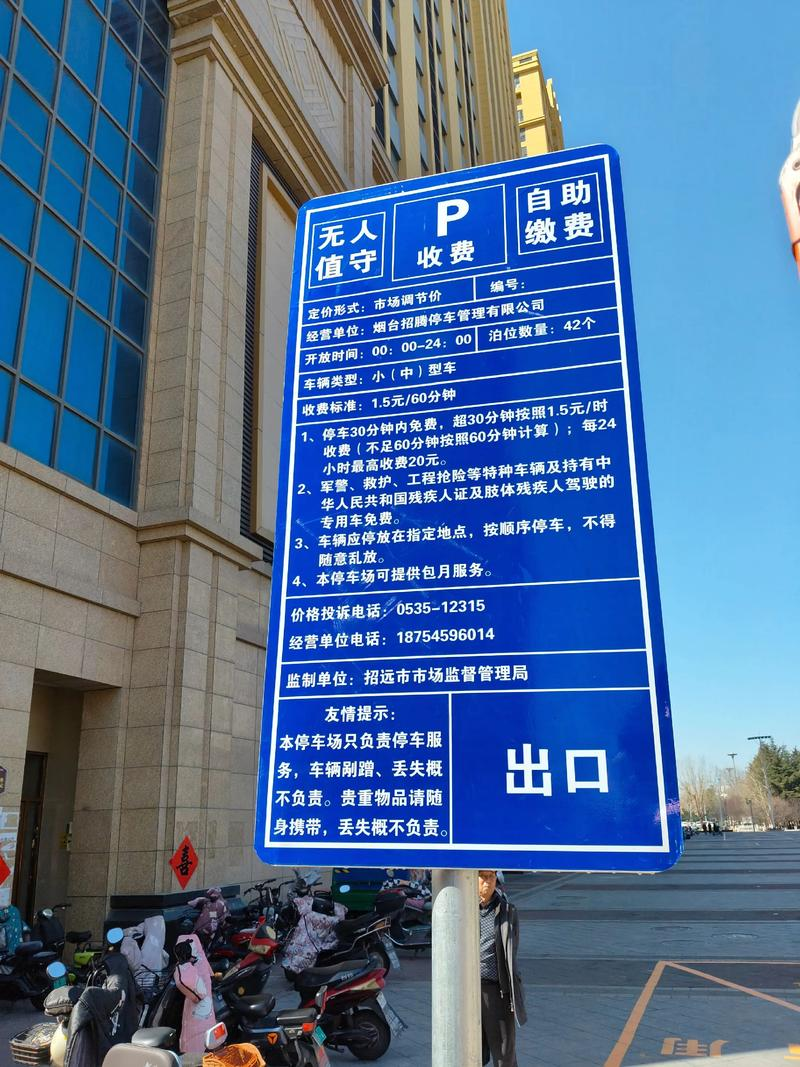
#> input picture test_data/ocr_samples/停车场.jpeg, 800 x 1067 px
$ python -i enhancer.py   (imports and definitions only)
#> lines starting #> are read from the running program, lines starting #| are printed output that depends on the picture
#> further down, picture is the input picture: shape (1067, 800, 3); mean B, G, R 149.8, 111.5, 80.8
"""
Tile Enhancer (v1.3.0)

局部关键区增强器

对摄像头画面进行网格划分，对每个 tile 进行智能增强
- 低光 → Gamma 校正
- 低对比 → CLAHE
- 噪声 → Bilateral Filter

保持算法轻量级，支持未来扩展到任意 N×M 网格
"""

import cv2
import numpy as np
import logging

from .config import (
    TILE_ROWS,
    TILE_COLS,
    BRIGHTNESS_THRESHOLD,
    CONTRAST_THRESHOLD,
    NOISE_THRESHOLD,
    ENABLE_CLAHE,
    ENABLE_GAMMA,
    ENABLE_BILATERAL,
    GAMMA_VALUE,
    CLAHE_CLIP_LIMIT,
    CLAHE_TILE_GRID_SIZE,
    BILATERAL_D,
    BILATERAL_SIGMA_COLOR,
    BILATERAL_SIGMA_SPACE,
)

logger = logging.getLogger(__name__)


class TileEnhancer:
    """
    局部关键区增强器

    将画面切分为网格，对每个 tile 进行智能增强
    """

    def __init__(self, rows: int = None, cols: int = None):
        """
        初始化增强器

        Args:
            rows: 网格行数（如果为 None 则使用配置）
            cols: 网格列数（如果为 None 则使用配置）
        """
        self.tile_rows = rows if rows is not None else TILE_ROWS
        self.tile_cols = cols if cols is not None else TILE_COLS

        # 初始化 CLAHE（如果启用）
        if ENABLE_CLAHE:
            self.clahe = cv2.createCLAHE(
                clipLimit=CLAHE_CLIP_LIMIT,
                tileGridSize=CLAHE_TILE_GRID_SIZE
            )
        else:
            self.clahe = None

        logger.info(f"Tile Enhancer 初始化完成 ({self.tile_rows}×{self.tile_cols})")

    def split_tiles(self, frame: np.ndarray):
        """
        将画面切分为网格 tiles

        Args:
            frame: 输入图像（BGR 格式）

        Returns:
            tuple: (tiles 列表, coords 坐标列表)
                - tiles: List[np.ndarray]，每个 tile 的图像
                - coords: List[Tuple[int, int, int, int]]，每个 tile 的坐标 (y1, y2, x1, x2)
        """
        h, w = frame.shape[:2]
#> h = 1067; w = 800
        tile_h = h // self.tile_rows
#> tile_h = 355
        tile_w = w // self.tile_cols
#> tile_w = 160

        tiles = []
        coords = []

        for i in range(self.tile_rows):
            for j in range(self.tile_cols):
                y1 = i * tile_h
                y2 = (i + 1) * tile_h if i < self.tile_rows - 1 else h
                x1 = j * tile_w
                x2 = (j + 1) * tile_w if j < self.tile_cols - 1 else w

                tile = frame[y1:y2, x1:x2]
                tiles.append(tile)
                coords.append((y1, y2, x1, x2))
#> after the loop, coords = 15 items, first 6: (0, 355, 0, 160), (0, 355, 160, 320), (0, 355, 320, 480), (0, 355, 480, 640), (0, 355, 640, 800), (355, 710, 0, 160); tiles = 15 items

        return tiles, coords

    def compute_stats(self, gray: np.ndarray):
        """
        计算 tile 的统计信息

        Args:
            gray: 灰度图像

        Returns:
            tuple: (brightness, contrast, noise)
                - brightness: 平均亮度
                - contrast: 对比度（标准差）
                - noise: 噪声水平
        """
        # 亮度：平均灰度值
        brightness = float(np.mean(gray))

        # 对比度：灰度标准差
        contrast = float(np.std(gray))

        # 噪声：与原图的差异（通过模糊后与原图对比）
        blurred = cv2.blur(gray, (3, 3))
        noise = float(np.mean(np.abs(gray.astype(np.float32) - blurred.astype(np.float32))))

        return brightness, contrast, noise

    def enhance_tile(self, tile: np.ndarray):
        """
        增强单个 tile

        Args:
            tile: 输入 tile 图像（BGR 格式）

        Returns:
            np.ndarray: 增强后的 tile 图像
        """
        # 转换为灰度用于统计
        gray = cv2.cvtColor(tile, cv2.COLOR_BGR2GRAY)
        brightness, contrast, noise = self.compute_stats(gray)

        # 复制原图
        enhanced = tile.copy()

        # 1. Gamma 校正（低光增强）
        if ENABLE_GAMMA and brightness < BRIGHTNESS_THRESHOLD:
            # Gamma 校正公式
            inv_gamma = 1.0 / GAMMA_VALUE
            table = np.array([((i / 255.0) ** inv_gamma) * 255 for i in np.arange(0, 256)]).astype("uint8")
            enhanced = cv2.LUT(enhanced, table)

        # 2. CLAHE（低对比度增强）
        if ENABLE_CLAHE and contrast < CONTRAST_THRESHOLD and self.clahe is not None:
            # 转换为 LAB 颜色空间
            lab = cv2.cvtColor(enhanced, cv2.COLOR_BGR2LAB)
            # 对 L 通道应用 CLAHE
            lab[:, :, 0] = self.clahe.apply(lab[:, :, 0])
            # 转换回 BGR
            enhanced = cv2.cvtColor(lab, cv2.COLOR_LAB2BGR)

        # 3. Bilateral Filter（去噪）
        if ENABLE_BILATERAL and noise > NOISE_THRESHOLD:
            enhanced = cv2.bilateralFilter(
                enhanced,
                d=BILATERAL_D,
                sigmaColor=BILATERAL_SIGMA_COLOR,
                sigmaSpace=BILATERAL_SIGMA_SPACE
            )

        return enhanced

    def process(self, frame: np.ndarray) -> np.ndarray:
        """
        处理整帧图像

        Args:
            frame: 输入图像（BGR 格式）

        Returns:
            np.ndarray: 增强后的图像
        """
        if frame is None or frame.size == 0:
            logger.warning("输入图像为空")
            return frame

        # 切分 tiles
        tiles, coords = self.split_tiles(frame)
#> tiles = 15 items

        # 创建输出图像（复制原图）
        output = frame.copy()

        # 对每个 tile 进行增强
        for tile, (y1, y2, x1, x2) in zip(tiles, coords):
            try:
                enhanced_tile = self.enhance_tile(tile)
                # 将增强后的 tile 放回原位置
                output[y1:y2, x1:x2] = enhanced_tile
            except Exception as e:
                logger.warning(f"增强 tile ({y1},{y2},{x1},{x2}) 失败: {e}，使用原图")
#> this loop made 15 passes
#> (y1, y2, x1, x2) on passes 1 to 12: (0, 355, 0, 160), (0, 355, 160, 320), (0, 355, 320, 480), (0, 355, 480, 640), (0, 355, 640, 800), (355, 710, 0, 160), (355, 710, 160, 320), (355, 710, 320, 480), (355, 710, 480, 640), (355, 710, 640, 800), (710, 1067, 0, 160), (710, 1067, 160, 320)
#> pass 1, in enhance_tile, `gray = cv2.cvtColor(tile, cv2.COLOR_BGR2GRAY)`:
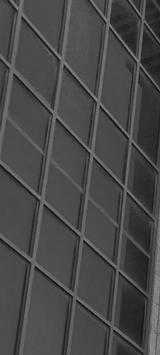
#> gray: shape (355, 160); min 4, max 147, mean 72.6
#> pass 1, in enhance_tile, `enhanced = tile.copy()`:
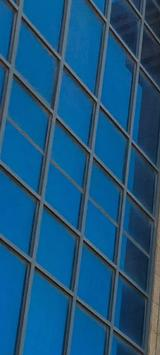
#> enhanced: shape (355, 160, 3); mean of channels 0, 1, 2 126.3, 85.5, 26.8; drawn as B, G, R
#> after the loop:
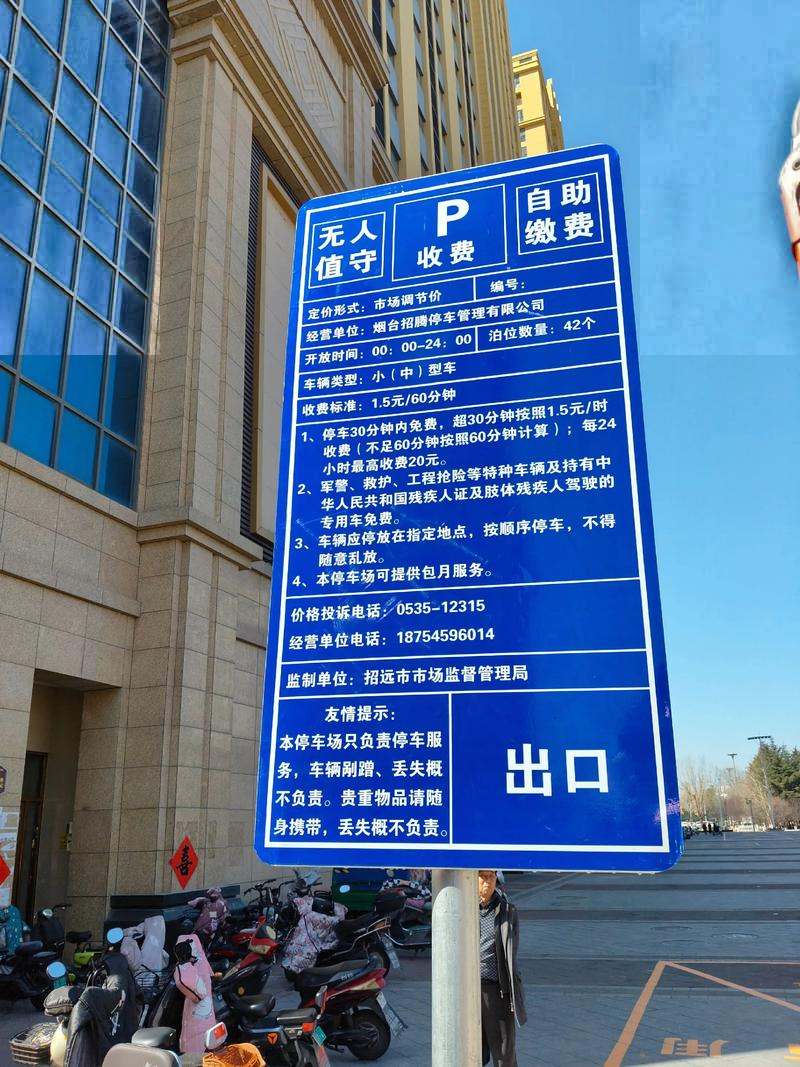
#> output: shape (1067, 800, 3); mean B, G, R 152.2, 113.8, 84
                # 如果增强失败，保持原图

        return output

    # [61 lines left out: function process_with_stats, not called in this run]

>>> import cv2
>>> picture = cv2.imread('../../../test_data/ocr_samples/停车场.jpeg')
>>> result = TileEnhancer().process(picture)

$ run again, on test_data/ocr_samples/医院指示牌.jpg
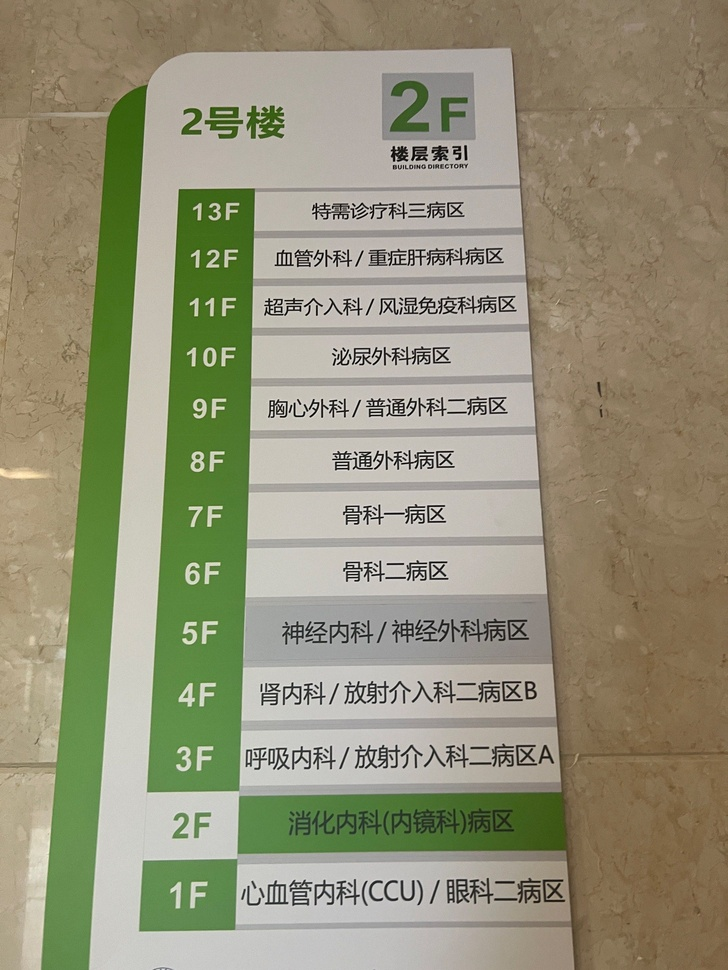
#> input picture test_data/ocr_samples/医院指示牌.jpg, 728 x 970 px, shrunk from 2048 x 2730 before the run
#> picture is the input picture: shape (970, 728, 3); mean B, G, R 120.7, 146, 148.4
#> after the loop in split_tiles, `for i in range(self.tile_rows):`: coords = 15 items, first 6: (0, 323, 0, 145), (0, 323, 145, 290), (0, 323, 290, 435), (0, 323, 435, 580), (0, 323, 580, 728), (323, 646, 0, 145); tiles = 15 items
#> the loop in process, `for tile, (y1, y2, x1, x2) in zip(tiles, coords):` made 15 passes
#> (y1, y2, x1, x2) on passes 1 to 8: (0, 323, 0, 145), (0, 323, 145, 290), (0, 323, 290, 435), (0, 323, 435, 580), (0, 323, 580, 728), (323, 646, 0, 145), (323, 646, 145, 290), (323, 646, 290, 435)
#> pass 1, in enhance_tile, `enhanced = tile.copy()`:
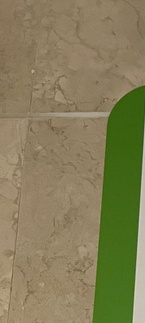
#> enhanced: shape (323, 145, 3); mean of channels 0, 1, 2 87.6, 125.4, 132.3; drawn as B, G, R
#> after the loop in process, `for tile, (y1, y2, x1, x2) in zip(tiles, coords):`:
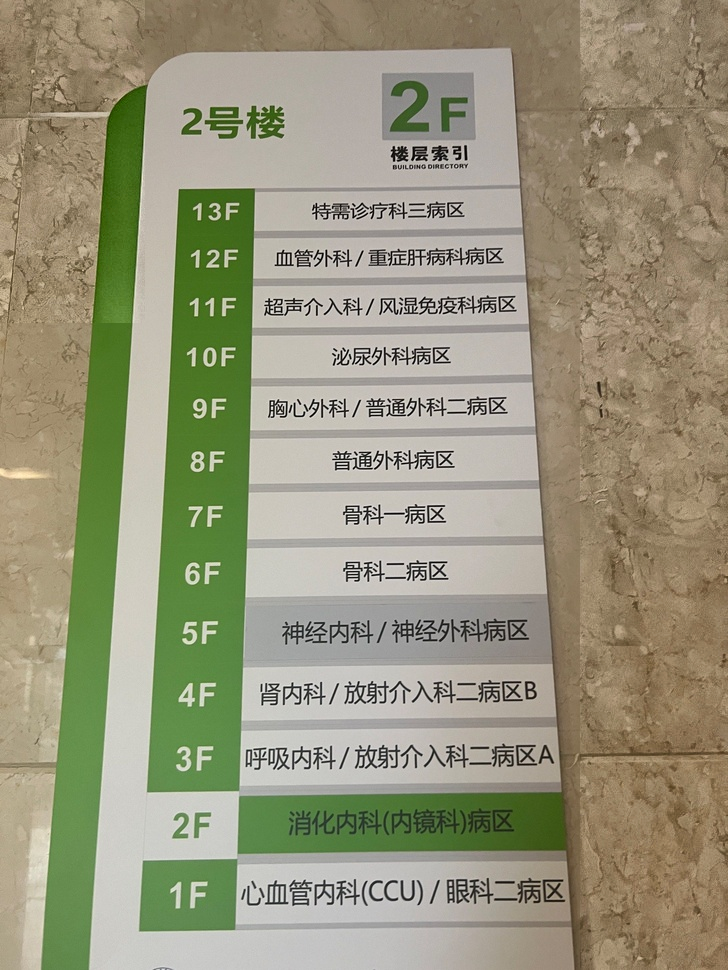
#> output: shape (970, 728, 3); mean B, G, R 123.4, 148.8, 151.4
